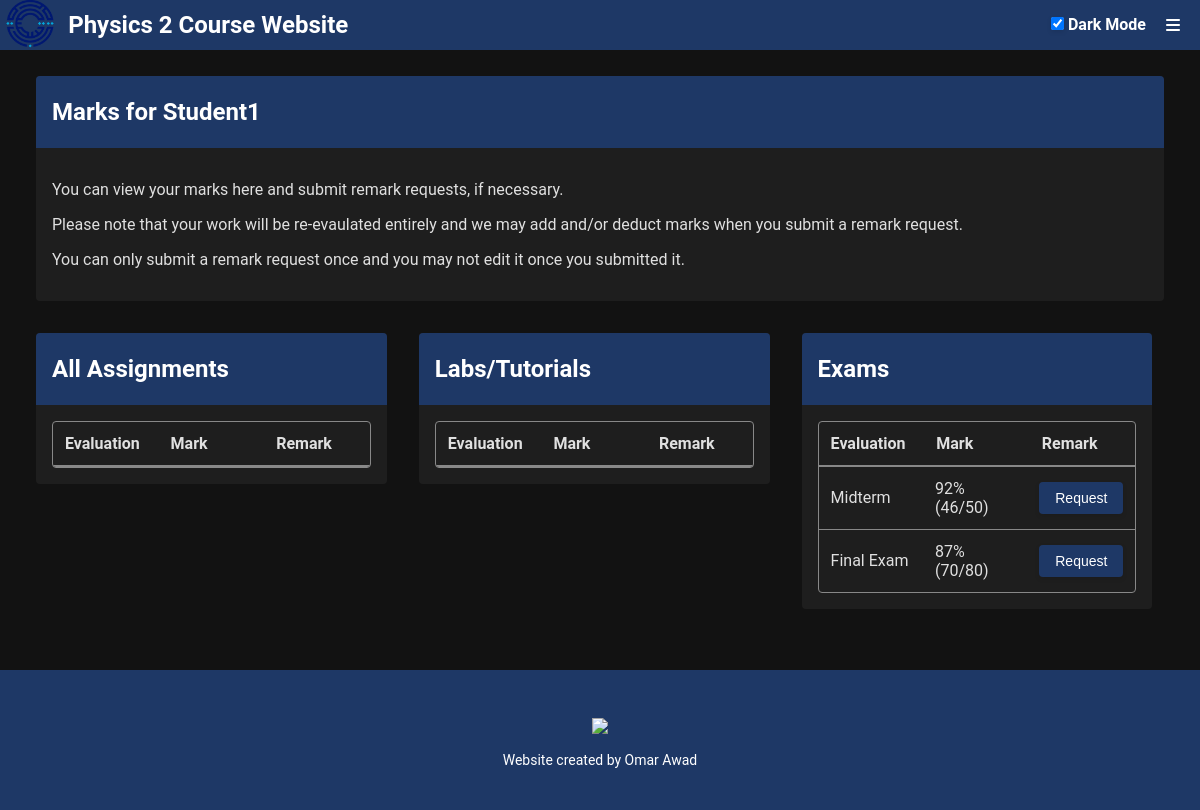
Page /grades (signed in) on the committed database.
### src/app.py (models this page shows, shortened)
class Mark(db.Model):
    __tablename__ = 'marks'
    markId = db.Column(db.Integer, primary_key=True)
    userId = db.Column(db.Integer, db.ForeignKey('users.userId', ondelete='CASCADE'), nullable=False)
    markGroupId = db.Column(db.Integer, db.ForeignKey('markGroups.groupId', ondelete='CASCADE'), nullable=False)
    grade = db.Column(db.Integer, nullable=False)
    updatedAt = db.Column(db.Integer, nullable=False)
    remark_requests = db.relationship('RemarkRequest', backref='mark', lazy=True)

class MarkGroup(db.Model):
    __tablename__ = 'markGroups'
    groupId = db.Column(db.Integer, primary_key=True)
    title = db.Column(db.String(255), nullable=False)
    maxGrade = db.Column(db.Integer, nullable=False)
    createdAt = db.Column(db.Integer, nullable=False)
    releasedAt = db.Column(db.Integer, nullable=False)
    marks = db.relationship('Mark', backref='mark_group', lazy=True)
    remark_requests = db.relationship('RemarkRequest', backref='mark_group', lazy=True)

### src/app.py (the view, shortened to what this page needs)
@app.route('/grades')
def grades():
    if 'userId' not in session:
        return redirect(url_for('login', message="Please login to access the grades."))
    current_user_id = session.get('userId')
    current_time = int(time.time())
    if session.get('userInfo', {}).get('accountType') == 'stu':
        student_marks = db.session.query(Mark, MarkGroup, RemarkRequest)\
                            .join(MarkGroup, Mark.markGroupId == MarkGroup.groupId)\
                            .outerjoin(RemarkRequest, Mark.markId == RemarkRequest.markId)\
                            .filter(Mark.userId == current_user_id)\
                            .all()
        return render_template('grades_student.html', student_marks = student_marks, current_time = current_time)

### src/templates/grades_student.html (shortened to what this page needs)
{% extends 'base.html' %}
{% from 'components/grades_table_row_student.html' import grades_table_row_student %}
{% from 'components/modal_regrade_request.html' import modal_regrade_request %}
{% block content %}
<div class="main-container">
    <div class="flex-container">
        <div class="no-flex">
            <div class="container">
                <div class="container-header">
                    <h2>Marks for {{ session['userInfo']['displayName'] }}</h2>
                </div>
                <div class="container-content">
                    <p>You can view your marks here and submit remark requests, if necessary.</p>
                    <p>Please note that your work will be re-evaulated entirely and we may add and/or deduct marks when you submit a remark request.</p>
                    <p>You can only submit a remark request once and you may not edit it once you submitted it.</p>
                </div>
            </div>
        </div>
    </div>
    <div class="contain-33 flex-container">
        <div class="flex-33">
            <div class="container">
                <div class="container-header">
                    <h2>All Assignments</h2>
                </div>
                <div class="container-content">
                    <div class="grades-table">
                        <div class="table-header">
                            <div class="header-cell">Evaluation</div>
                            <div class="header-cell">Mark</div>
                            <div class="header-cell">Remark</div>
                        </div>
                    </div>
                </div>
            </div>
        </div>
        <div class="flex-33">
            <div class="container">
                <div class="container-header">
                    <h2>Labs/Tutorials</h2>
                </div>
                <div class="container-content">
                    <div class="grades-table">
                        <div class="table-header">
                            <div class="header-cell">Evaluation</div>
                            <div class="header-cell">Mark</div>
                            <div class="header-cell">Remark</div>
                        </div>
                    </div>
                </div>
            </div>
        </div>
        <div class="flex-33">
            <div class="container">
                <div class="container-header">
                    <h2>Exams</h2>
                </div>
                <div class="container-content">
                    <div class="grades-table">
                        <div class="table-header">
                            <div class="header-cell">Evaluation</div>
                            <div class="header-cell">Mark</div>
                            <div class="header-cell">Remark</div>
                        </div>
                        {% for mark in student_marks %}
                            {% if ("exam" in mark[1].title.lower() or "midterm" in mark[1].title.lower() or "final" in mark[1].title.lower()) %}
                                {{ grades_table_row_student(mark, current_time) }}
                            {% endif %}
                        {% endfor %}
                    </div>
                </div>
            </div>
        </div>
    </div>
</div>
{% endblock %}

### src/templates/components/grades_table_row_student.html
{% macro grades_table_row_student(mark, current_time) %}
<div class="table-row">
    <div class="table-cell">{{ mark[1].title }}</div>
    {% if mark[1].releasedAt <= current_time %}
        <div class="table-cell">{{ 100 * mark[0].grade // mark[1].maxGrade }}% ({{ mark[0].grade }}/{{ mark[1].maxGrade }})</div>
    {% endif %}
    <div class="table-cell">
        {% if not mark[2] and mark[1].releasedAt <= current_time %}
        <button class="regrade-button" data-mark-id="{{ mark[0].markId }}" data-mark-group-title="{{ mark[1].title }}">Request</button>
        {% elif mark[2] and mark[2].status == 'Pending' %}
        <span class="muted">Requested (Pending)</span>
        {% elif mark[2] and mark[2].status == 'Approved' %}
        <span class="success-message">Approved</span>
        {% elif mark[2] and mark[2].status == 'Rejected' %}
        <span class="error-message">Rejected</span>
        {% else %}
        <span class="muted">Not released yet</span>
        {% endif %}
    </div>
</div>
{% endmacro %}

### src/static/css/styles.css (style rules this page uses)
:root { --body-background: #ECF0F3; --body-color: #0d0d0d; --container-background: white; --dropdown-hover-color: #0d0d0d; --dropdown-hover-background: #f0f0f0; }
[data-theme="dark"] { --body-background: #121212; --body-color: #e0e0e0; --container-background: #1e1e1e; --dropdown-hover-color: #e0e0e0; --dropdown-hover-background: #333; }
body { font-family: 'Roboto', sans-serif; padding: 0; margin: 0; background-color: var(--body-background); color: var(--body-color); }
.main-container { margin-top: 50px; padding: 10px 20px; color: #fae3e3; min-height: calc(100vh - 200px); }
.flex-container { display: flex; }
.no-flex { width: 100%; }
.flex-33 { width: 33%; }
.container { margin: 16px; border-radius: 4px; animation: floatUp 0.8s ease-out forwards; opacity: 0; overflow: auto; background-color: var(--container-background); color: var(--body-color); }
.container-header { background-color: #1E3866; color: white; padding: 2px 16px; }
.container-content { padding: 16px; }
button { border-radius: 4px; padding: 8px 16px; font-size: 14px; border: none; box-shadow: 0 2px 5px rgba(0, 0, 0, 0.1); background-color: #1E3866; color: white; cursor: pointer; }
.grades-table { display: flex; flex-direction: column; border: 1px solid #888; border-radius: 4px; overflow: scroll; }
.table-header { display: flex; font-weight: bold; border-bottom: 2px solid #888; }
.table-row { display: flex; border-bottom: 1px solid #888; }
.table-row:last-child { border-bottom: none; }
.header-cell, .table-cell { flex: 1; padding: 12px; display: flex; align-items: center; }

### rows in the picture
Mark: title "Midterm", 100*mark[0].grade//mark[1].maxGrade "92", grade "46", maxGrade "50"
Mark: title "Final Exam", 100*mark[0].grade//mark[1].maxGrade "87", grade "70", maxGrade "80"

### other values in the picture
{{ session['userInfo']['displayName'] }} "Student1"
